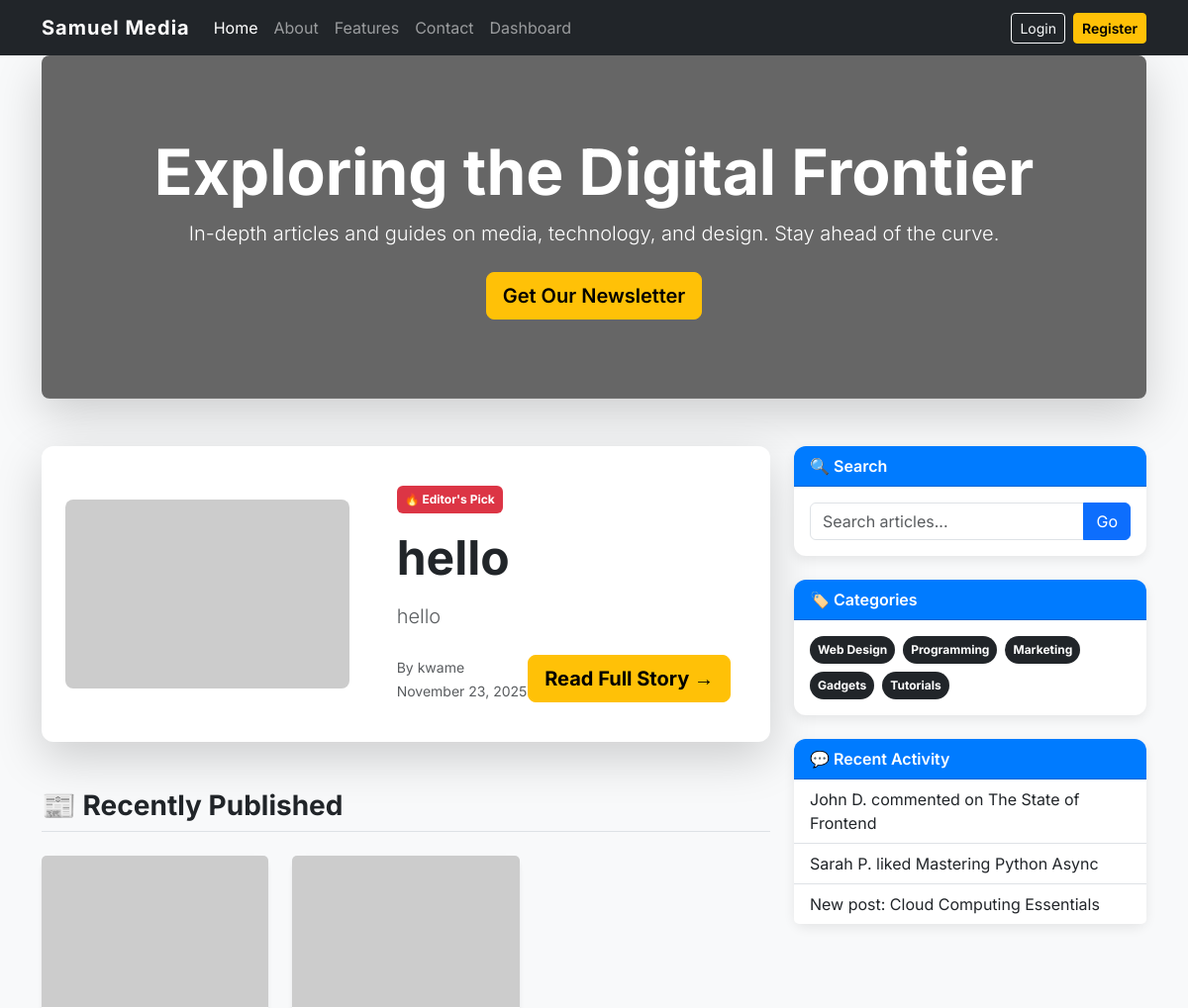
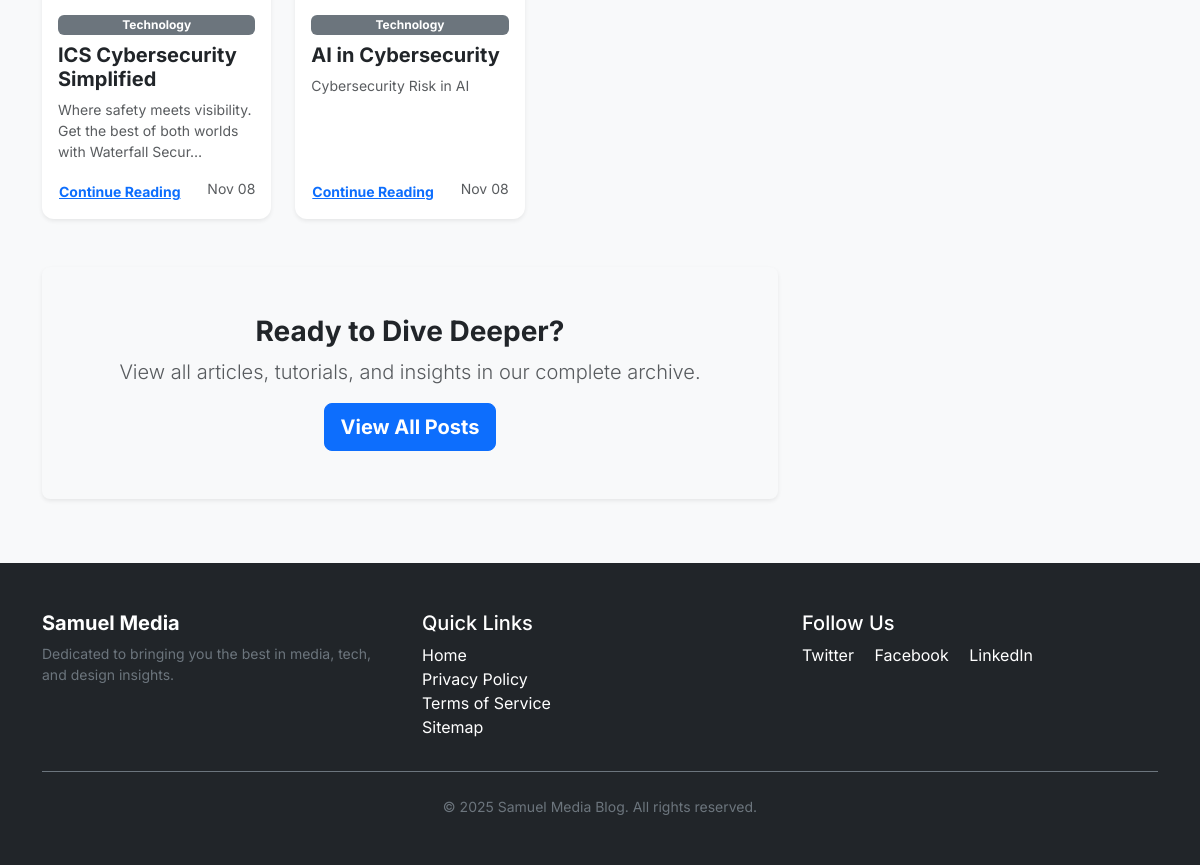
The page / on the database its author committed (2 pictures, top to bottom).
### core/models.py (models this page shows, shortened)
class Post(models.Model):
    title = models.CharField(max_length=200)
    slug = models.SlugField(max_length=200, unique=True, blank=True, null=True)
    author = models.ForeignKey(User, on_delete=models.CASCADE, related_name='blog_posts')
    content = models.TextField()
    created_on = models.DateTimeField(auto_now_add=True)
    updated_on = models.DateTimeField(auto_now=True)
    STATUS_CHOICES = (
        (0, 'Draft'),
        (1, 'Published'),
    )
    status = models.IntegerField(choices=STATUS_CHOICES, default=0)
    class Meta:
        ordering = ['-created_on']

### core/views.py (the view)
# urls.py: path('', views.home_view, name='home'),
def home_view(request):
    published_posts = Post.objects.filter(status=1).order_by('-created_on')
    context = {
        'latest_post': published_posts.first(),
        'recent_posts': published_posts[1:7]
    }
    return render(request, 'pages/home.html', context)

### templates/pages/home.html (shortened to what this page needs)
{% extends 'base.html' %}
{% load static %}
{% block content %}
    <div class="row mb-5">
        <div class="col-12">
            {% if latest_post %}
            <div class="card p-4 border-0 shadow-lg bg-white">
                <div class="row g-0 align-items-center">
                    <div class="col-md-5">
                        <img src="https://picsum.photos/600/400?random=10" class="img-fluid rounded-3" alt="Featured Post Image" style="object-fit: cover; height: 100%;">
                    </div>
                    <div class="col-md-7">
                        <div class="card-body ps-md-5">
                            <span class="badge bg-danger mb-3 p-2 fw-bold">🔥 Editor's Pick</span>
                            <h2 class="card-title display-5 fw-bold text-dark mb-3">{{ latest_post.title|default:"The Next Big Thing in Web Design" }}</h2>
                            <p class="lead text-muted">{{ latest_post.content|truncatechars:180|default:"Discover the key trends shaping modern web interfaces, from minimalist aesthetics to complex micro-interactions." }}</p>
                            <div class="d-flex justify-content-between align-items-center mt-4">
                                <div>
                                    <small class="text-muted">By {{ latest_post.author.username|default:"Admin" }}</small><br>
                                    <small class="text-muted">{{ latest_post.created_on|date:"F d, Y"|default:"October 28, 2025" }}</small>
                                </div>
                                <a href="/blog/{{ latest_post.slug|default:'sample-slug' }}" class="btn btn-warning btn-lg fw-bold">
                                    Read Full Story &rarr;
                                </a>
                            </div>
                        </div>
                    </div>
                </div>
            </div>
            {% else %}
            <div class="alert alert-info text-center">
                <h4 class="alert-heading">No Posts Yet!</h4>
                <p>Be the first to create content using the <a href="/dashboard/create/" class="alert-link">Create New Post</a> button in your dashboard.</p>
            </div>
            {% endif %}
        </div>
    </div>
    <h3 class="fw-bold mb-4 text-dark border-bottom pb-2">📰 Recently Published</h3>
    <div class="row row-cols-1 row-cols-md-2 row-cols-lg-3 g-4 mb-5">
        {% for post in recent_posts|slice:":6" %}
        <div class="col">
            <div class="card h-100 shadow-sm border-0">
                <img src="https://picsum.photos/600/400?random={{ forloop.counter }}" class="card-img-top" alt="Post Image">
                <div class="card-body d-flex flex-column">
                    <span class="badge bg-secondary mb-2">Technology</span>
                    <h5 class="card-title fw-bold">{{ post.title|default:"Sample Post Title"|truncatechars:40 }}</h5>
                    <p class="card-text text-muted small">{{ post.content|truncatechars:80|default:"A brief summary of the post content..." }}</p>
                    <div class="mt-auto">
                        <a href="/blog/{{ post.slug|default:'sample-slug' }}" class="btn btn-sm btn-link p-0 text-primary fw-bold">Continue Reading</a>
                        <small class="text-muted float-end">{{ post.created_on|date:"M d"|default:"Oct 25" }}</small>
                    </div>
                </div>
            </div>
        </div>
        {% empty %}
        <div class="col-12 text-center">
            <p class="lead text-muted">No recent posts found. Start writing today!</p>
        </div>
        {% endfor %}
    </div>
    <div class="text-center p-5 bg-light rounded-3 shadow-sm">
        <h3 class="fw-bold">Ready to Dive Deeper?</h3>
        <p class="lead text-muted">View all articles, tutorials, and insights in our complete archive.</p>
        <a href="#" class="btn btn-primary btn-lg fw-bold">View All Posts</a>
    </div>
{% endblock %}

### templates/base.html (style rules this page uses)
:root { --primary-color: #007bff; --secondary-color: #6c757d; --accent-color: #ffc107; --light-bg: #f8f9fa; --dark-bg: #212529; --card-shadow: 0 4px 12px rgba(0, 0, 0, 0.08); }
body { background-color: var(--light-bg); font-family: 'Inter', sans-serif; }
.btn-warning { background-color: var(--accent-color); border-color: var(--accent-color); font-weight: 600; }
.card { border: none; border-radius: 0.75rem; box-shadow: var(--card-shadow); transition: transform 0.3s ease, box-shadow 0.3s ease; }

### rows shown on the page
Post: title "hello", content "hello", author.username "kwame", created_on "November 23, 2025"
Post: title "ICS Cybersecurity Simplified", content "Where safety meets visibility. Get the best of both worlds with Waterfall Secur…", created_on "Nov 08"
Post: title "AI in Cybersecurity", content "Cybersecurity Risk in AI", created_on "Nov 08"
